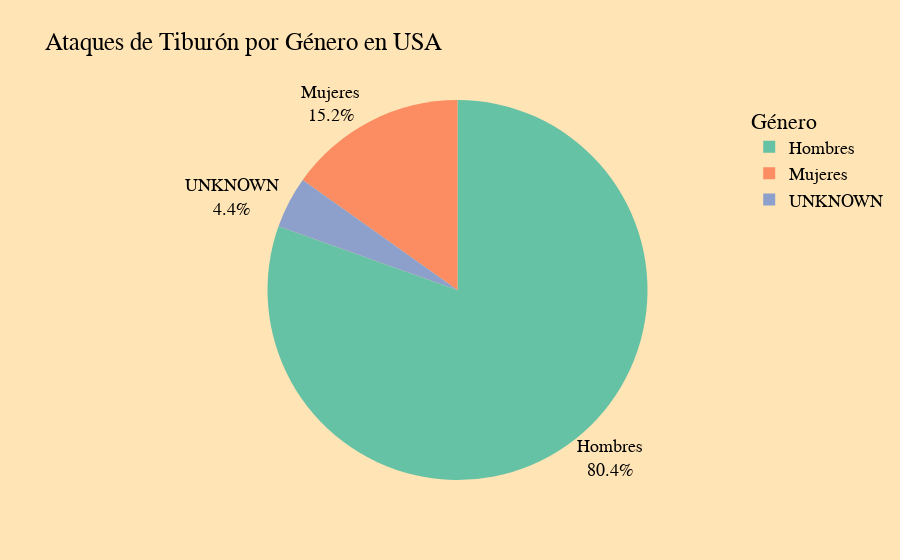

Source (notebook cell):
### Code cell
fig.update_traces(textposition ='outside',
                  textinfo = 'label+percent')
fig.update_layout(paper_bgcolor='moccasin',
                  legend_title = 'Género',
                  font = dict(
                      family = "Helvetica",
                      size = 18,
                      color = 'black'
                  ))

fig.show()

### Figure 1 — Plotly figure (JSON) as saved in the notebook; plotly's stock layout.template omitted (floating-point values rounded to 4 significant figures)
{"data": [{"domain": {"x": [0, 1], "y": [0, 1]}, "hovertemplate": "Gender=%{label}<br>Count=%{value}<extra></extra>", "labels": ["Hombres", "Mujeres", "UNKNOWN"], "legendgroup": "", "name": "", "showlegend": true, "textinfo": "label+percent", "textposition": "outside", "type": "pie", "values": [1793, 338, 98]}], "layout": {"font": {"color": "black", "family": "Helvetica", "size": 18}, "legend": {"title": {"text": "Género"}, "tracegroupgap": 0}, "paper_bgcolor": "moccasin", "piecolorway": ["rgb(102,194,165)", "rgb(252,141,98)", "rgb(141,160,203)", "rgb(231,138,195)", "rgb(166,216,84)", "rgb(255,217,47)", "rgb(229,196,148)", "rgb(179,179,179)"], "title": {"text": "Ataques de Tiburón por Género en USA"}}}
